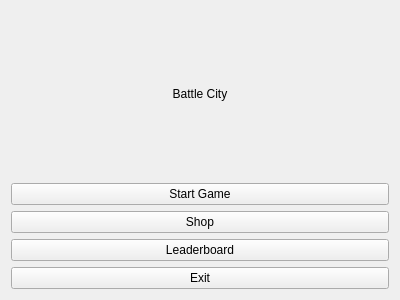
<?xml version="1.0" encoding="UTF-8"?>
<ui version="4.0">
	<class>MainMenuWidget</class>
	<widget class="QWidget" name="MainMenuWidget">
		<property name="geometry">
			<rect>
				<x>0</x>
				<y>0</y>
				<width>400</width>
				<height>300</height>
			</rect>
		</property>
		<property name="windowTitle">
			<string>Battle City</string>
		</property>
		<layout class="QVBoxLayout" name="verticalLayout">
			<item>
				<widget class="QLabel" name="titleLabel">
					<property name="text">
						<string>Battle City</string>
					</property>
					<property name="alignment">
						<set>Qt::AlignCenter</set>
					</property>
				</widget>
			</item>
			<item>
				<widget class="QPushButton" name="startGameButton">
					<property name="text">
						<string>Start Game</string>
					</property>
				</widget>
			</item>
			<item>
				<widget class="QPushButton" name="shopButton">
					<property name="text">
						<string>Shop</string>
					</property>
				</widget>
			</item>
			<item>
				<widget class="QPushButton" name="leaderboardButton">
					<property name="text">
						<string>Leaderboard</string>
					</property>
				</widget>
			</item>
			<item>
				<widget class="QPushButton" name="exitButton">
					<property name="text">
						<string>Exit</string>
					</property>
				</widget>
			</item>
		</layout>
	</widget>
	<resources/>
	<connections/>
</ui>
